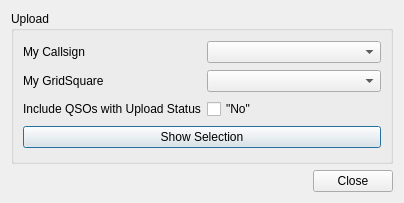
<?xml version="1.0" encoding="UTF-8"?>
<ui version="4.0">
 <class>QRZDialog</class>
 <widget class="QDialog" name="QRZDialog">
  <property name="geometry">
   <rect>
    <x>0</x>
    <y>0</y>
    <width>404</width>
    <height>203</height>
   </rect>
  </property>
  <property name="windowTitle">
   <string>QRZ.com</string>
  </property>
  <layout class="QVBoxLayout" name="verticalLayout">
   <item>
    <widget class="QGroupBox" name="groupBox">
     <property name="title">
      <string>Upload</string>
     </property>
     <layout class="QGridLayout" name="gridLayout">
      <item row="0" column="0">
       <widget class="QLabel" name="myCallsignLabel">
        <property name="text">
         <string>My Callsign</string>
        </property>
       </widget>
      </item>
      <item row="0" column="1">
       <widget class="QComboBox" name="myCallsignCombo"/>
      </item>
      <item row="1" column="1">
       <widget class="QComboBox" name="myGridCombo"/>
      </item>
      <item row="1" column="0">
       <widget class="QLabel" name="myGridLabel">
        <property name="text">
         <string>My GridSquare</string>
        </property>
       </widget>
      </item>
      <item row="3" column="0" colspan="2">
       <widget class="QPushButton" name="showButton">
        <property name="text">
         <string>Show Selection</string>
        </property>
       </widget>
      </item>
      <item row="2" column="0">
       <widget class="QLabel" name="addlUploadStatusLabel">
        <property name="text">
         <string>Include QSOs with Upload Status</string>
        </property>
       </widget>
      </item>
      <item row="2" column="1">
       <layout class="QHBoxLayout" name="horizontalLayout">
        <item>
         <widget class="QCheckBox" name="addlUploadStatusN">
          <property name="toolTip">
           <string>Under normal circumstances this status means &lt;b&gt;&quot;do not upload&quot;&lt;/b&gt;.&lt;br/&gt;However, it may sometimes be wanted to ignore this setting when uploading a QSL.</string>
          </property>
          <property name="text">
           <string>&quot;No&quot;</string>
          </property>
         </widget>
        </item>
       </layout>
      </item>
     </layout>
    </widget>
   </item>
   <item>
    <widget class="QDialogButtonBox" name="buttonBox">
     <property name="orientation">
      <enum>Qt::Horizontal</enum>
     </property>
     <property name="standardButtons">
      <set>QDialogButtonBox::Close</set>
     </property>
    </widget>
   </item>
  </layout>
 </widget>
 <resources/>
 <connections>
  <connection>
   <sender>buttonBox</sender>
   <signal>accepted()</signal>
   <receiver>QRZDialog</receiver>
   <slot>accept()</slot>
   <hints>
    <hint type="sourcelabel">
     <x>248</x>
     <y>254</y>
    </hint>
    <hint type="destinationlabel">
     <x>157</x>
     <y>274</y>
    </hint>
   </hints>
  </connection>
  <connection>
   <sender>buttonBox</sender>
   <signal>rejected()</signal>
   <receiver>QRZDialog</receiver>
   <slot>reject()</slot>
   <hints>
    <hint type="sourcelabel">
     <x>316</x>
     <y>260</y>
    </hint>
    <hint type="destinationlabel">
     <x>286</x>
     <y>274</y>
    </hint>
   </hints>
  </connection>
  <connection>
   <sender>showButton</sender>
   <signal>clicked()</signal>
   <receiver>QRZDialog</receiver>
   <slot>upload()</slot>
   <hints>
    <hint type="sourcelabel">
     <x>199</x>
     <y>127</y>
    </hint>
    <hint type="destinationlabel">
     <x>199</x>
     <y>98</y>
    </hint>
   </hints>
  </connection>
  <connection>
   <sender>myCallsignCombo</sender>
   <signal>currentTextChanged(QString)</signal>
   <receiver>QRZDialog</receiver>
   <slot>uploadCallsignChanged(QString)</slot>
   <hints>
    <hint type="sourcelabel">
     <x>290</x>
     <y>57</y>
    </hint>
    <hint type="destinationlabel">
     <x>199</x>
     <y>98</y>
    </hint>
   </hints>
  </connection>
 </connections>
 <slots>
  <slot>upload()</slot>
  <slot>uploadCallsignChanged(QString)</slot>
 </slots>
</ui>
